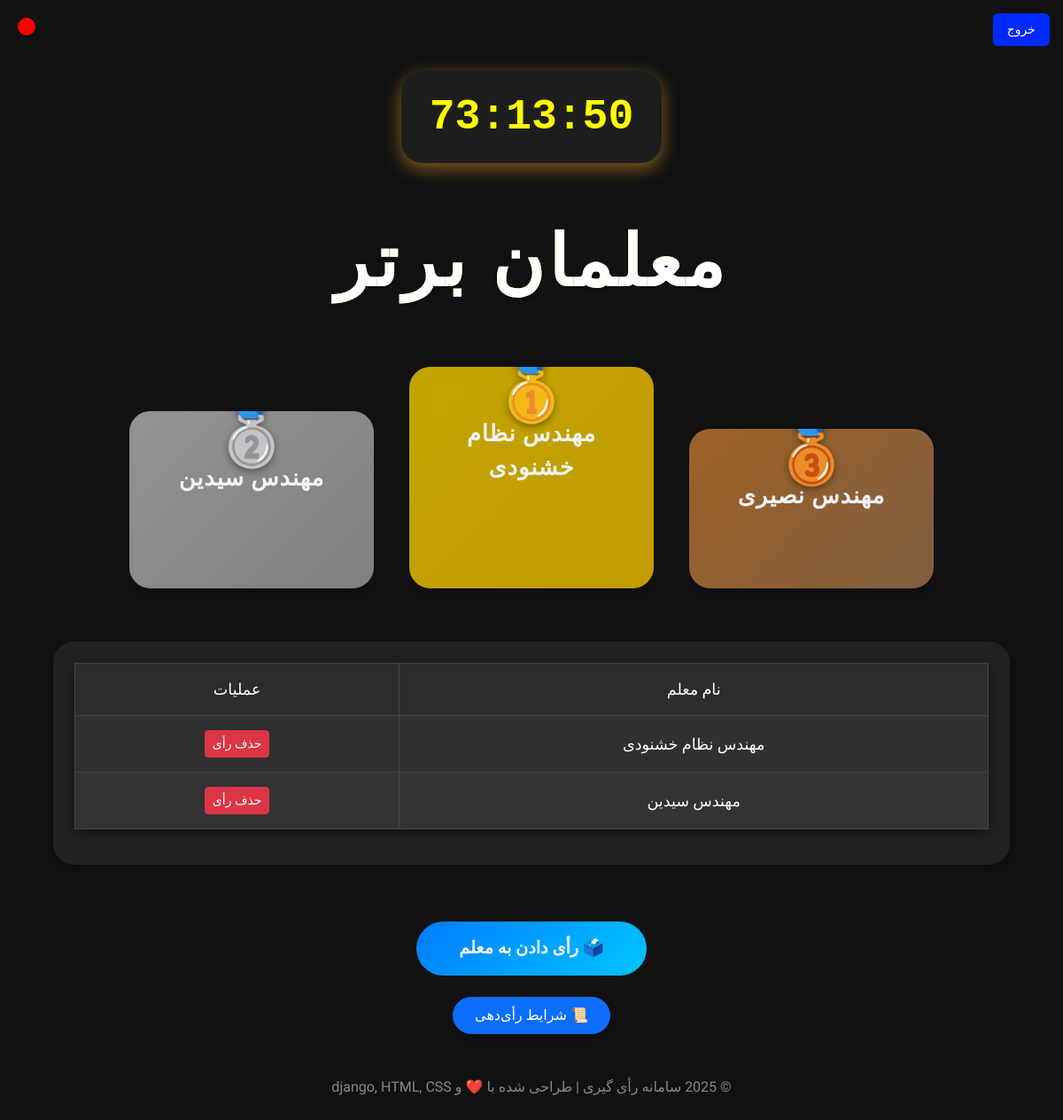
Page / (signed in) on the committed database.
### By_app/models.py (models this page shows, shortened)
class Teacher(models.Model):
    user = models.ForeignKey(CustomUser, on_delete=models.CASCADE, related_name='teachers')
    name = models.CharField(max_length=100)
    vote = models.IntegerField(default=0)
    created_at = models.DateTimeField(auto_now_add=True)

### By_app/views.py (the view)
# urls.py: path('', views.vote_teachers_view, name='home'),
@login_required
def vote_teachers_view(request):
    user = request.user
    timer_setting = TimerSetting.objects.first()
    end_time = timer_setting.end_time if timer_setting else None
    now = timezone.now()
    voting_active = end_time and now < end_time
    if request.method == 'POST':
        if 'logout' in request.POST:
            logout(request)
            messages.success(request, "شما با موفقیت خارج شدید.")
            return redirect('login')
        if not voting_active:
            messages.error(request, "زمان رأی‌گیری به پایان رسیده است.")
            return redirect('home')
        if 'delete_vote' in request.POST:
            teacher_id = request.POST.get('delete_vote')
            try:
                vote = TeacherVote.objects.get(voter=user, teacher_id=teacher_id)
                vote.teacher.vote = max(0, vote.teacher.vote - 1)
                vote.teacher.save()
                vote.delete()
                messages.success(request, f"رأی شما برای معلم {vote.teacher.name} حذف شد.")
            except TeacherVote.DoesNotExist:
                messages.error(request, "شما به این معلم رأی نداده‌اید.")
            return redirect('home')
        form = VoteForm(request.POST)
        if form.is_valid():
            selected_teachers = form.cleaned_data['teachers']
            previous_votes = TeacherVote.objects.filter(voter=user)
            previous_votes_count = previous_votes.count()
            if previous_votes_count + len(selected_teachers) > 3:
                messages.error(request, "شما نمی‌توانید بیش از ۳ رأی ثبت کنید.")
                return redirect('home')
            for teacher in selected_teachers:
                if TeacherVote.objects.filter(voter=user, teacher=teacher).exists():
                    messages.warning(request, f"شما قبلاً به معلم {teacher.name} رأی داده‌اید.")
                else:
                    TeacherVote.objects.create(voter=user, teacher=teacher)
                    teacher.vote += 1
                    teacher.save()
            messages.success(request, "رأی‌های شما با موفقیت ثبت شدند.")
            return redirect('home')
    else:
        form = VoteForm()
    user_votes = TeacherVote.objects.filter(voter=user).select_related('teacher')
    voted_teacher_ids = [vote.teacher.id for vote in user_votes]
    votes_count = user_votes.count()
    votes_left = max(3 - votes_count, 0)
    top_teachers = Teacher.objects.order_by('-vote')[:3]
    all_teachers = Teacher.objects.order_by('-vote')
    context = {
        'form': form,
        'user_votes': user_votes,
        'voted_teacher_ids': voted_teacher_ids,
        'votes_count': votes_count,
        'votes_left': votes_left,
        'teachers': Teacher.objects.all(),
        'top_teachers': top_teachers,
        'all_teachers': all_teachers,
        'end_time': end_time,
        'now': now,
        'voting_active': voting_active,
    }
    return render(request, 'home.html', context)

### templates/home.html (shortened to what this page needs)
{% load static %}
<!DOCTYPE html>
<html lang="fa" dir="rtl">
<head>
  <link href="https://cdn.jsdelivr.net/npm/bootstrap@5.3.3/dist/css/bootstrap.rtl.min.css" rel="stylesheet">
    <link href="https://cdn.jsdelivr.net/npm/bootstrap@5.3.2/dist/css/bootstrap.rtl.min.css" rel="stylesheet">
    <link href="https://cdn.jsdelivr.net/npm/bootstrap-icons@1.10.5/font/bootstrap-icons.css" rel="stylesheet">
  <link rel="stylesheet" type="text/css" href="https://cdn.jsdelivr.net/npm/toastify-js/src/toastify.min.css">
<head>
</head>
<body>
  <div class="container text-center">
    <div id="countdownContainer">
      <div id="countdown">00:00:00</div>
    </div>
    <br>
    <br>
    <a href="#ra" class="scroll-down-btn"></a>
    <div class="auth-btn-container">
      {% if not user.is_authenticated %}
        <a href="{% url 'login' %}" class="login-btn">ورود</a>
      {% else %}
        <form method="post">
          <button type="submit" name="logout" value="1" class="logout-btn">خروج</button>
        </form>
      {% endif %}
    </div>
    <h1 style="font-size: 5rem" class="mb-5 text-center text-white title">معلمان برتر</h1>
    <div class="podium row text-center">
      {% if top_teachers|length > 2 %}
        <div class="position third col-12 col-md-3 order-md-1 order-3">
          <div class="medal-icon">🥉</div>
          <div class="teacher-name">{{ top_teachers.2.name }}</div>
        </div>
      {% endif %}
      {% if top_teachers|length > 0 %}
        <div class="position first col-12 col-md-3 order-md-2 order-1">
          <div class="medal-icon">🥇</div>
          <div class="teacher-name">{{ top_teachers.0.name }}</div>
        </div>
      {% endif %}
      {% if top_teachers|length > 1 %}
        <div class="position second col-12 col-md-3 order-md-3 order-2">
          <div class="medal-icon">🥈</div>
          <div class="teacher-name">{{ top_teachers.1.name }}</div>
        </div>
      {% endif %}
    </div>
<div class="teacher-list table-responsive" id="userVotedTeachersTable" style="margin-top: 80px;">
  <table class="table table-hover table-striped table-bordered text-center align-middle">
    <thead class="table-dark">
      <tr>
        <th>نام معلم</th>
        <th>عملیات</th>
      </tr>
    </thead>
    <tbody>
      {% with 0 as count %}
      {% for teacher in all_teachers %}
        {% if teacher.id in voted_teacher_ids %}
          {% with count|add:"1" as count %}
          <tr>
            <td>{{ teacher.name }}</td>
            <td>
              <form method="post" style="display:inline;">
                <button type="submit" name="delete_vote" value="{{ teacher.id }}" class="btn btn-sm btn-danger">حذف رأی</button>
              </form>
            </td>
          </tr>
          {% endwith %}
        {% endif %}
      {% empty %}
        <tr><td colspan="4">شما هنوز به هیچ معلمی رأی نداده‌اید.</td></tr>
      {% endfor %}
      {% endwith %}
    </tbody>
  </table>
</div>
    <button id="ra" class="vote-btn" style="margin-top: 4rem;" onclick="openVoteModal()">🗳️ رأی دادن به معلم</button>
    <br><br>
    <button type="button" class="btn btn-primary rounded-pill px-4 py-2 shadow" data-bs-toggle="modal" data-bs-target="#conditionsModal">
      📜 شرایط رأی‌دهی
    </button>
    <footer>
      <p>© 2025 سامانه رأی گیری | طراحی شده با ❤️ و django, HTML, CSS</p>
    </footer>
  </div>
<head>
</head>
<body>
</body>
</html>

### rows in the picture
Teacher: name "مهندس نصیری"
Teacher: name "مهندس نظام خشنودی", {{ teacher.id }} 3 (drawn)
Teacher: name "مهندس سیدین", {{ teacher.id }} 1 (drawn)
